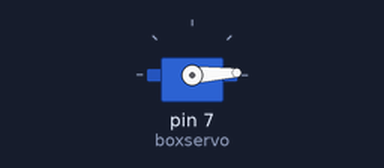
This sketch was run on a simulated Arduino Uno, built with avr-gcc and run on an emulated ATmega328P. Parts: servo.

Above: at 0.05 s.
Timing chart, 0 to 8.1 s (numbered marks = the images above):
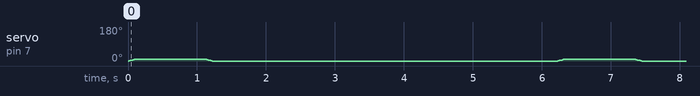

The sketch:

Servo_check.ino
```cpp
#include <Servo.h>;
#define boxservo 7
Servo box_servo;
void setup() {
  // put your setup code here, to run once:
  box_servo.attach(boxservo);
  box_servo.write(0);
}

void loop() {
  // put your main code here, to run repeatedly:
  for (int i=0; i <= 10; i++){
    box_servo.write(i);
    delay(10);
  }
  delay(1000);
  for (int i=10; i >= 0; i--){
    box_servo.write(i);
    delay(10);
  }
  delay(5000);
}
```

Measured:
- by itself, servo on pin 7 (boxservo): repeats every 6.2 s: 3° 0.02 s, 5° 0.02 s, 7° 0.02 s, 9° 0.02 s, 10° 1.0 s, 9° 0.02 s, 7° 0.02 s, 5° 0.02 s, 3° 0.02 s, 1° 0.02 s, 0° 5.0 s, 1° 0.02 s
